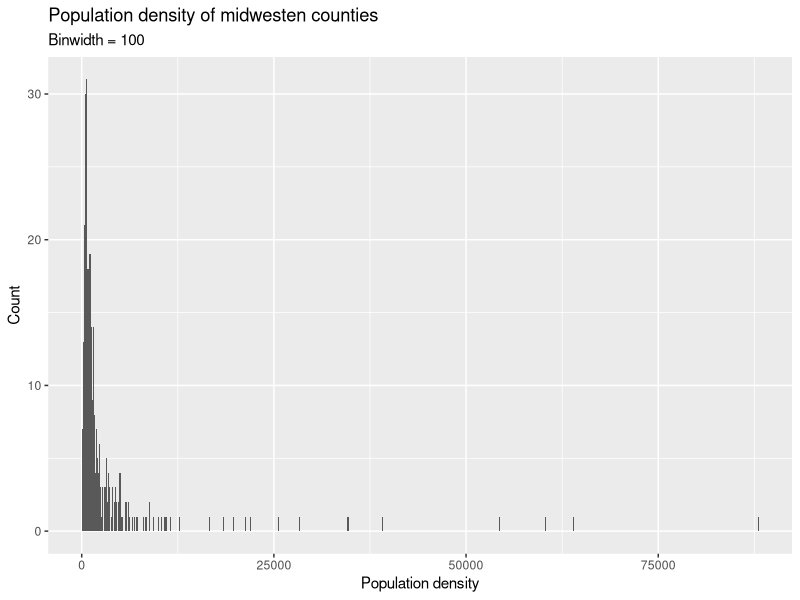
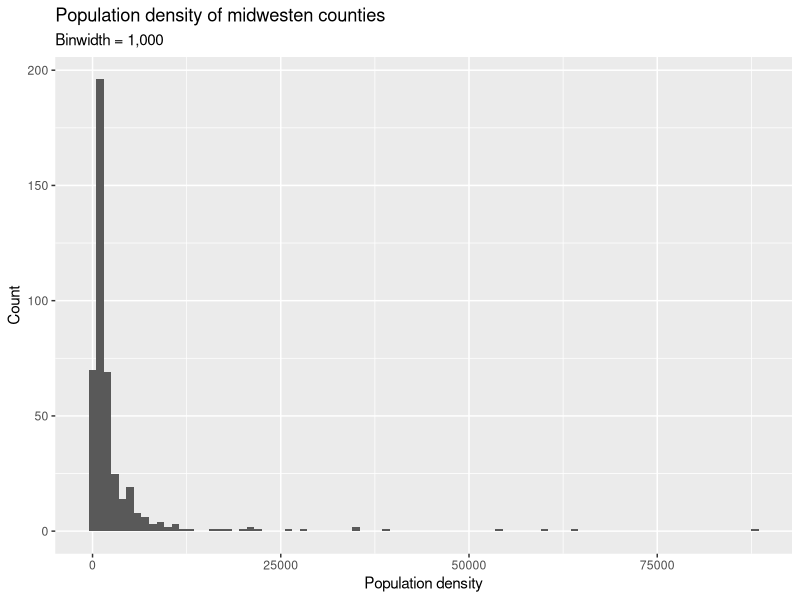
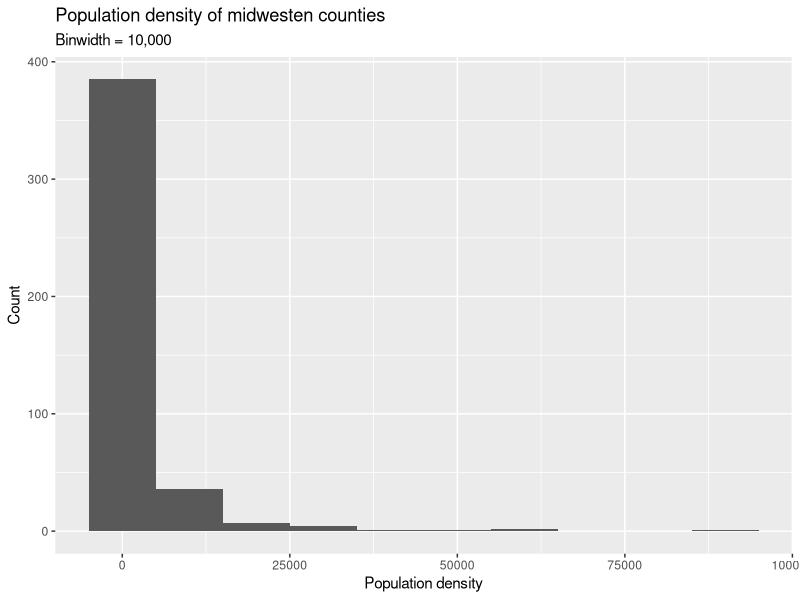
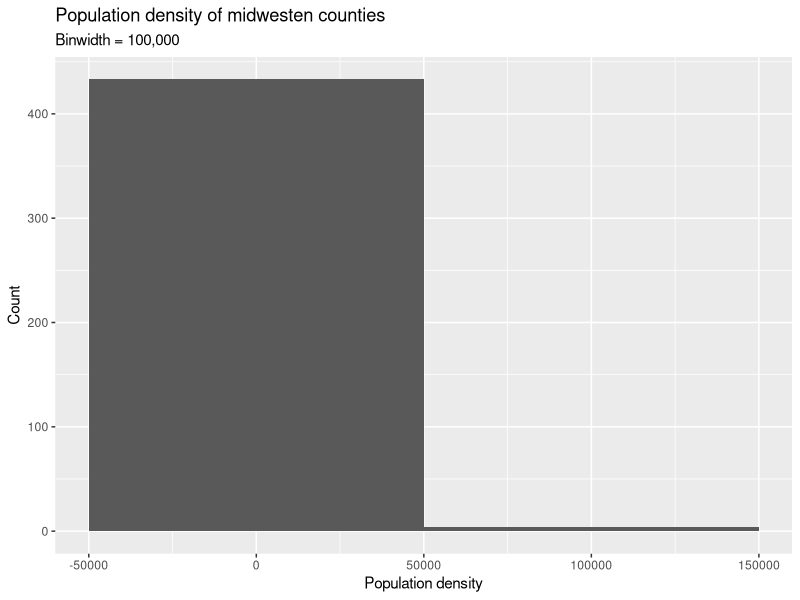

Write R code to recreate these figures, in order.
## ---- chunk 1
library(tidyverse)
library(scales)
## ---- chunk 2
ggplot(midwest, aes(x = popdensity)) +
  geom_histogram(binwidth = 100) +
  labs(
    x = "Population density",
    y = "Count",
    title = "Population density of midwesten counties",
    subtitle = "Binwidth = 100"
  )
ggplot(midwest, aes(x = popdensity)) +
  geom_histogram(binwidth = 1000) +
  labs(
    x = "Population density",
    y = "Count",
    title = "Population density of midwesten counties",
    subtitle = "Binwidth = 1,000"
  )
ggplot(midwest, aes(x = popdensity)) +
  geom_histogram(binwidth = 10000) +
  labs(
    x = "Population density",
    y = "Count",
    title = "Population density of midwesten counties",
    subtitle = "Binwidth = 10,000"
  )
ggplot(midwest, aes(x = popdensity)) +
  geom_histogram(binwidth = 100000) +
  labs(
    x = "Population density",
    y = "Count",
    title = "Population density of midwesten counties",
    subtitle = "Binwidth = 100,000"
  )
